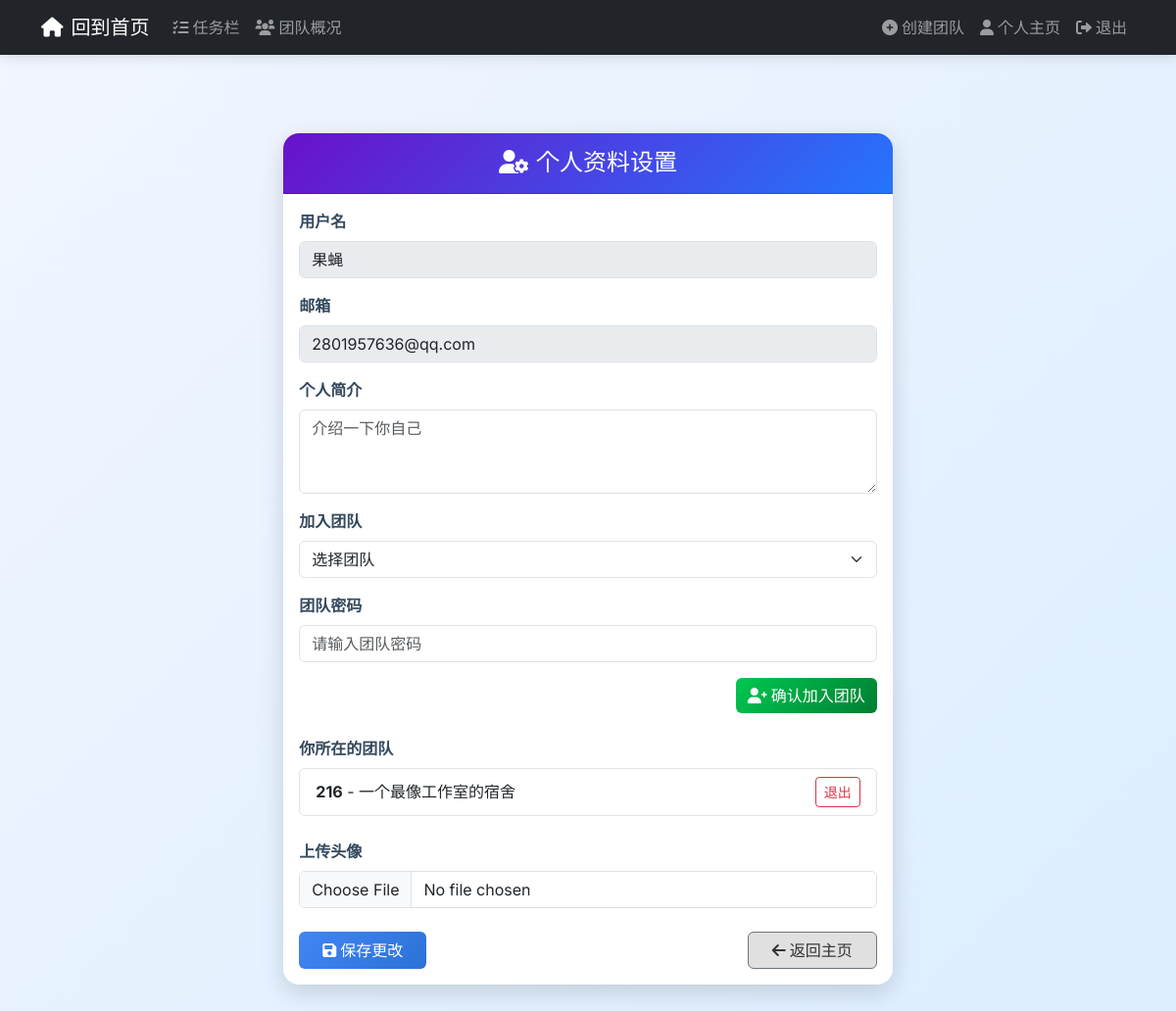
The app's page /profile (signed in) with its own data.
### app.py (models this page shows, shortened)
class User(db.Model):
    id = db.Column(db.Integer, primary_key=True)
    username = db.Column(db.String(20), unique=True, nullable=False)
    email = db.Column(db.String(120), unique=True, nullable=False)
    password = db.Column(db.String(255), nullable=False)
    profile_picture = db.Column(db.String(20), nullable=True)  # Changed to nullable
    bio = db.Column(db.Text, nullable=True)
    created_at = db.Column(db.DateTime, nullable=True)  # Changed to nullable
    data = db.relationship('UserData',back_populates='user')
    is_admin = db.Column(db.Boolean, default=False)

class Team(db.Model):
    id = db.Column(db.Integer, primary_key=True)
    name = db.Column(db.String(100), nullable=False)
    description = db.Column(db.Text, nullable=True)
    members = db.relationship('User', secondary='team_members', backref='teams')
    password = db.Column(db.String(6), nullable=False)  # 6位数字密码，必填

### app.py (the view, shortened to what this page needs)
@app.route('/profile', methods=['GET', 'POST'])
@login_required
def profile():
    user = User.query.get_or_404(session['user_id'])
    teams = Team.query.all()
    return render_template('profile.html', user=user, teams=teams)

### app.py (called while the page is built)
def login_required(f):
    @wraps(f)
    def decorated_function(*args, **kwargs):
        if 'user_id' not in session:
            flash('Please log in to access this page.', 'warning')
            return redirect(url_for('login'))
        return f(*args, **kwargs)
    return decorated_function

### templates/profile.html (shortened to what this page needs)
{% extends "base.html" %}
{% block content %}
<div class="container mt-5">
    <div class="row justify-content-center">
        <div class="col-lg-8">
            <div class="card">
                <div class="card-header text-center py-3">
                    <h4 class="mb-0"><i class="fas fa-user-cog me-2"></i>个人资料设置</h4>
                </div>
                <div class="card-body">
                    <form method="POST" enctype="multipart/form-data">
                        <div class="mb-3">
                            <label class="form-label">用户名</label>
                            <input type="text" class="form-control" value="{{ user.username }}" disabled>
                        </div>
                        <div class="mb-3">
                            <label class="form-label">邮箱</label>
                            <input type="email" class="form-control" value="{{ user.email }}" disabled>
                        </div>
                        <div class="mb-3">
                            <label for="bio" class="form-label">个人简介</label>
                            <textarea class="form-control" id="bio" name="bio" rows="3" placeholder="介绍一下你自己">{{ user.bio or '' }}</textarea>
                        </div>
                        <div class="mb-3">
                            <label class="form-label">加入团队</label>
                            <select class="form-select" name="team_id">
                                <option value="">选择团队</option>
                            </select>
                        </div>
                        <div class="mb-3">
                            <label for="team_password" class="form-label">团队密码</label>
                            <input type="password" class="form-control" id="team_password" name="team_password" placeholder="请输入团队密码">
                        </div>
                        <div class="mb-4 text-end">
                            <button type="submit" class="btn btn-success" name="action" value="join_team">
                                <i class="fas fa-user-plus me-1"></i>确认加入团队
                            </button>
                        </div>
                        <div class="mb-4">
                            <label class="form-label">你所在的团队</label>
                            <ul class="list-group">
                                {% if user.teams %}
                                    {% for team in user.teams %}
                                    <li class="list-group-item d-flex justify-content-between align-items-center">
                                        <div>
                                            <strong>{{ team.name }}</strong>
                                            {% if team.description %} - {{ team.description }}{% endif %}
                                        </div>
                                        <a href="{{ url_for('leave_team', team_id=team.id) }}" class="btn btn-outline-danger btn-sm"
                                           onclick="return confirm('确定要退出该团队吗？')">
                                            退出
                                        </a>
                                    </li>
                                    {% endfor %}
                                {% else %}
                                    <li class="list-group-item text-muted">你当前未加入任何团队。</li>
                                {% endif %}
                            </ul>
                        </div>
                        <div class="mb-3">
                            <label for="profile_picture" class="form-label">上传头像</label>
                            <input type="file" class="form-control" id="profile_picture" name="profile_picture" accept="image/*">
                        </div>
                        <div class="d-flex justify-content-between mt-4">
                            <button type="submit" class="btn btn-primary px-4">
                                <i class="fas fa-save me-1"></i>保存更改
                            </button>
                            <a href="{{ url_for('dashboard') }}" class="btn btn-secondary px-4">
                                <i class="fas fa-arrow-left me-1"></i>返回主页
                            </a>
                        </div>
                    </form>
                </div>
            </div>
        </div>
    </div>
</div>
{% endblock %}

### templates/base.html (style rules this page uses)
body { font-family: 'Inter', sans-serif; background: linear-gradient(to right, #f7f8fc, #eef1f5); min-height: 100vh; }

### templates/profile.html (style rules this page uses)
body { background: linear-gradient(135deg, #f2f6ff, #dceeff); }
.card { border-radius: 1rem; overflow: hidden; box-shadow: 0 8px 24px rgba(0, 0, 0, 0.15); border: none; }
.card-header { background: linear-gradient(135deg, #6a11cb, #2575fc); color: white; }
.btn-success { background: linear-gradient(135deg, #00c851, #007e33); border: none; }
.btn-primary { background: linear-gradient(135deg, #4285f4, #2b72d6); border: none; }
.btn-secondary { background-color: #e0e0e0; color: #333; }
.form-label { font-weight: 600; color: #34495e; }

### records on screen
User: username "果蝇", email "2801957636@qq.com"
Team: name "216", description "一个最像工作室的宿舍"
